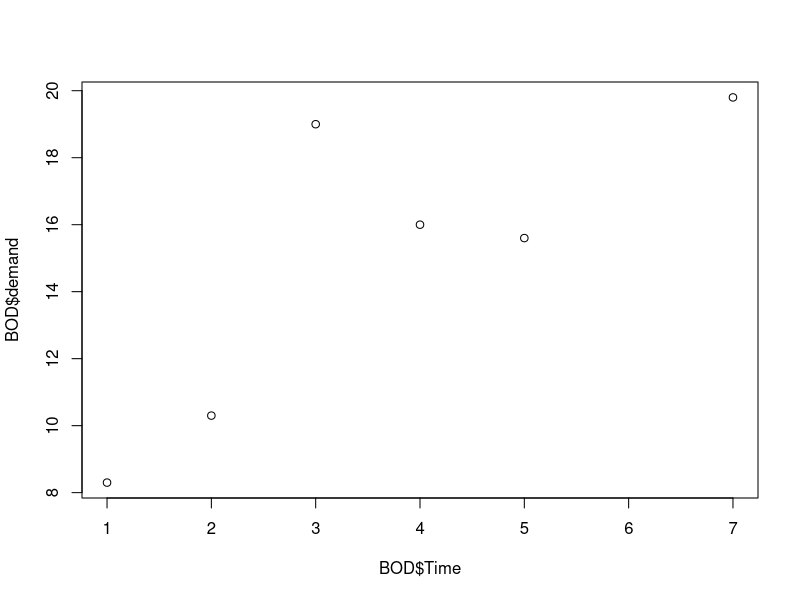

Recreate this plot in R.
## ---- chunk 1
# Este bloque de códigos se llama setup y configura el resto de los bloques.

# El comando include=FALSE da la instrucción de que este bloque no aparesca en el reporte.

# El comando echo=TRUE da la instrucción de que los siguientes bloques si aparescan en el reporte.

knitr::opts_chunk$set(echo = TRUE)
## ---- chunk 2
# Este bloque de códigos se llama resumen BOD.
summary(BOD)
## ---- chunk 3

# Este bloque de códigos se llama gráfica BOD.

# El comando echo=FALSE impide que se imprima el bloque en el reporte.

# El comando fig.cap="" sirve para agregar el nombrar y numerar la figura.

plot(BOD$demand~BOD$Time)

## ---- chunk 4
# Este comando permite revisar que librerías están "habilitadas"
# y listas para usar en tu ambiente de trabajo.
search()
